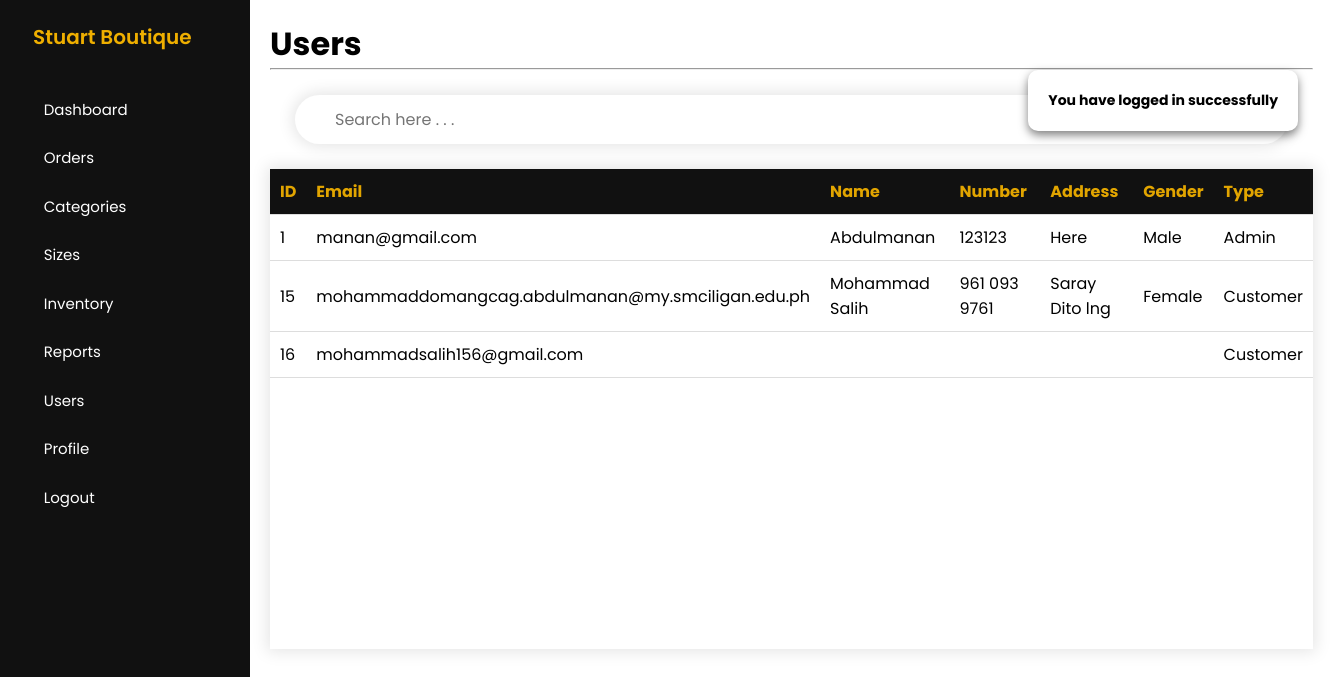
Page /admin/view-users.php (signed in) on the earlier database version.
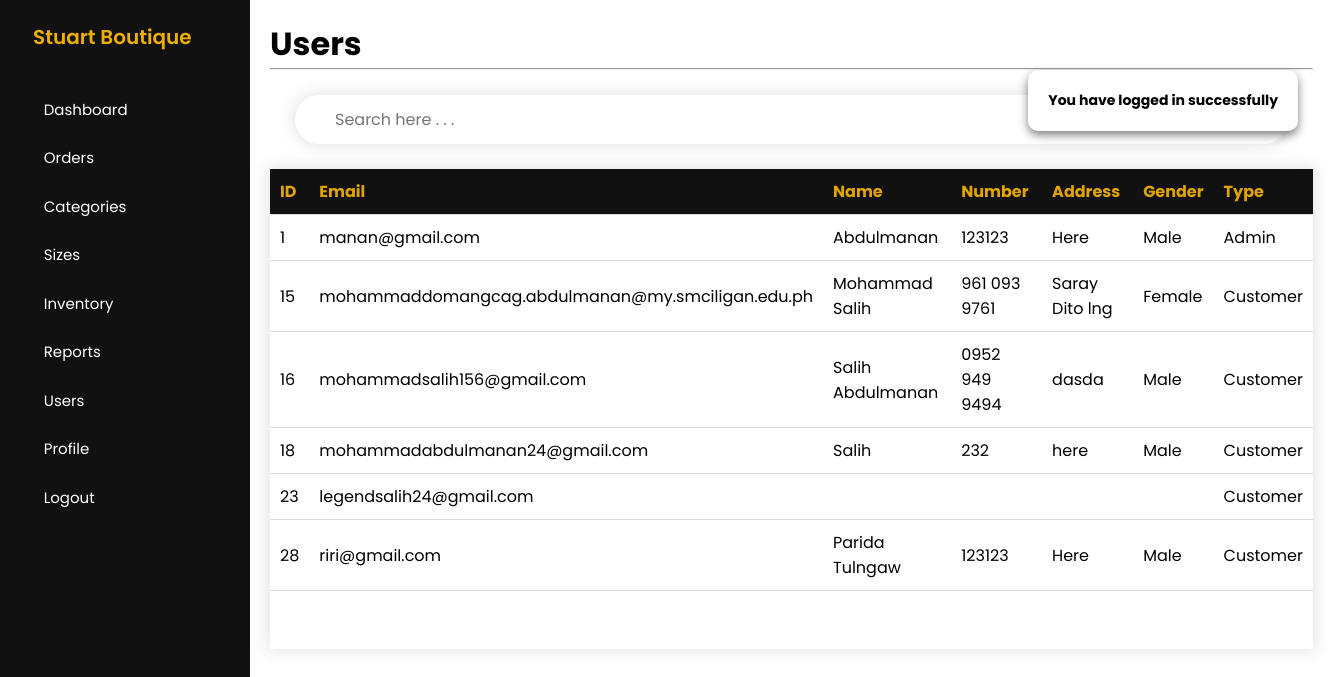
Same page on the later database version.
### tables this page shows
CREATE TABLE `users` (
  `userID` int(11) NOT NULL,
  `userFullname` varchar(255) DEFAULT NULL,
  `userNumber` varchar(20) DEFAULT NULL,
  `userAddress` varchar(255) DEFAULT NULL,
  `userGender` varchar(255) DEFAULT NULL,
  `userEmail` varchar(255) NOT NULL,
  `userPassword` varchar(255) NOT NULL,
  `userCode` int(255) DEFAULT NULL,
  `userType` tinyint(1) DEFAULT 0 COMMENT '0=customer, 1=admin'
);

### config/DatabaseConnection.php (called while the page is built, shortened)
<?php
    class DatabaseConnection
    {
        public function __construct()
        {
            $this->conn = new mysqli(HOSTNAME,USERNAME,PASSWORD,DATABASE);
        }
    }
?>

### admin/controllers/UsersController.php (called while the page is built, shortened)
<?php
    class UsersController
    {
        private $conn;
        public function __construct()
        {
            $db = new DatabaseConnection;
            $this->conn = $db->conn;
        }
        public function rows($row)
        {
            return $data = [
                'id' => $row['userID'],
                'fullname' => $row['userFullname'],
                'number' => $row['userNumber'],
                'address' => $row['userAddress'],
                'gender' => $row['userGender'],
                'email' => $row['userEmail'],
                'type' => $row['userType']
            ];
        }
        public function get()
        {
            $getDataQuery = "
                SELECT *
                FROM users
                ORDER BY userType=0
            ";
            $result = $this->conn->query($getDataQuery);
            if($result->num_rows > 0){
                return $result;
            }else{
                return false;
            }
        }
    }
?>

### admin/view-users.php (the view, shortened to what this page needs)
<?php
    include_once 'controllers/UsersController.php';
    $users = new UsersController;
    include 'includes/header.php';
    include 'includes/sidebar.php';
?>
<main>
    <h1>Users</h1>
    <hr>
    <div class="search-container">
        <input type="text" id="myInput" onkeyup="filterTable()" placeholder="Search here . . ." title="Type in a name">
    </div>
        <div class="table-container">
            <div class="scroll-table">
                <table class="child-table" id="inventoryTable">
                    <thead>
                        <tr>
                            <th>ID</th>
                            <th>Email</th>
                            <th>Name</th>
                            <th>Number</th>
                            <th>Address</th>
                            <th>Gender</th>
                            <th>Type</th>
                        </tr>
                    </thead>
                    <tbody>
                        <?php
                            $resultGet = $users->get();
                            if(!$resultGet){
                                showMessage('No Inventory Record Found');
                            }else{
                                foreach($resultGet as $inventoryRows) :
                                    $data = $users->rows($inventoryRows);
                        ?>
                        <tr>
                            <td>
                                <?= $data['id'] ?>
                            </td>
                            <td>
                                <?= $data['email'] ?>
                            </td>
                            <td>
                                <?= $data['fullname'] ?>
                            </td>
                            <td>
                                <?= $data['number'] ?>
                            </td>
                            <td>
                                <?= $data['address'] ?>
                            </td>
                            <td>
                                <?= $data['gender'] ?>
                            </td>
                            <td>
                                <?php
                                    if($data['type'] == 0){
                                        $type = 'Customer';
                                    }else{
                                        $type = 'Admin';
                                    }
                                ?>
                                <?= $type ?>
                            </td>
                        </tr>
                        <?php
                                endforeach;
                            }
                        ?>
                    </tbody>
                </table>
            </div>
        </div>
</main>
<?php include 'includes/footer.php'; ?>

### admin/includes/header.php (shortened to what this page needs)
<!DOCTYPE html>
<html lang="en">
<head>
    <link rel="stylesheet" href="https://cdnjs.cloudflare.com/ajax/libs/font-awesome/6.6.0/css/all.min.css" />
    <link rel="stylesheet" href="css/sidebar4.css?v=3.8">
</head>
<body>

### admin/includes/sidebar.php (shortened to what this page needs)
<?php if(isset($_SESSION['authenticated'])) : ?>
<?php
    $page = substr($_SERVER['SCRIPT_NAME'], strrpos($_SERVER['SCRIPT_NAME'], '/')+1);
?>
<div class="main-content">
    <aside id="sidebar">
        <?php if(isset($_SESSION['authenticated'])) : ?>
        <ul>
            <li>
                <span class="logo">Stuart Boutique</span>
                <button onclick="toggleSidebar()" id="toggle-btn">
                </button>
            </li>
            <li class="<?= $page == 'view-dashboard.php' ? 'active':'' ?>">
                <a href="view-dashboard.php">
                    <span>Dashboard</span>
                </a>
            </li>
            <li class="<?= $page == 'view-orders.php' ? 'active':'' ?>">
                <a href="view-order.php">
                    <span>Orders</span>
                </a>
            </li>
            <li>
                <button onclick="toggleSubMenu(this)" class="dropdown-btn">
                    <span>Categories</span>
                </button>
            </li>
            <li>
                <button onclick="toggleSubMenu(this)" class="dropdown-btn">
                    <span>Sizes</span>
                </button>
            </li>
            <li>
                <button onclick="toggleSubMenu(this)" class="dropdown-btn">
                    <span>Inventory</span>
                </button>
            </li>
            <li>
                <button onclick="toggleSubMenu(this)" class="dropdown-btn">
                    <span>Reports</span>
                </button>
            </li>
            <li>
                <button onclick="toggleSubMenu(this)" class="dropdown-btn">
                    <span>Users</span>
                </button>
            </li>
            <li class="<?= $page == 'view-profile.php' ? 'active':'' ?>">
                <a href="view-profile.php">
                    <span>Profile</span>
                </a>
            </li>
            <li>
                <form action="" method="post">
                    <button type="submit" name="logout-button" class="dropdown-btn">
                        <span>Logout</span>
                    </button>
                </form>
            </li>
        </ul>
        <?php
            endif;
        ?>
    </aside>
<?php endif; ?>

### admin/includes/footer.php (shortened to what this page needs)
<?php if(isset($_SESSION['authenticated'])) : ?>
</body>
</html>
<?php endif; ?>

### admin/css/sidebar4.css (style rules this page uses)
.search-container { padding: 25px 25px; align-items: center; display: flex; flex-direction: row; }
#myInput { width: 100%; font-size: 16px; padding: 12px 20px 12px 40px; border: none; outline: none; box-shadow: 0 0 15px 3px rgba(0, 0, 0, 0.1); border-radius: 25px; }
#sidebar { height: 100vh; width: 250px; padding: 5px 1em; background-color: #111; color: #fff; overflow-y: auto; overflow: hidden; text-wrap: nowrap; position: sticky; top: 0; align-self: start; transition: 300ms ease-in-out; }
#sidebar ul { list-style: none; }
#sidebar a, #sidebar .dropdown-btn, #sidebar .logo { border-radius: .5em; padding: .85em; text-decoration: none; color: #fff; display: flex; align-items: center; gap: 1em; font-size: 15px; }
.dropdown-btn { width: 100%; text-align: left; background: none; border: none; font: inherit; cursor: pointer; }
#sidebar a span, #sidebar .dropdown-btn span { flex-grow: 1; }

### admin/css/table8.css (style rules this page uses)
.table-container { flex: 2; }
.scroll-table { height: 480px; overflow-y: auto; background-color: #fff; box-shadow: 0 0 15px 3px rgba(0, 0, 0, 0.1); }
.child-table { border-collapse: collapse; width: 100%; background-color: #fff; }
.child-table th { position: sticky; top: 0; }
.child-table th, .child-table td { border-bottom: 1px solid #ddd; padding: 10px; text-align: left; }
.child-table th { background-color: #111; color: #E2A500; box-shadow: 0 0 15px 3px rgba(0, 0, 0, 0.1); }

Differences in the rows shown:
changed users "mohammadsalih156@gmail.com": userFullname (not shown) → "Salih Abdulmanan"; userNumber (not shown) → "0952 949 9494"; userAddress (not shown) → "dasda"; userGender (not shown) → "Male"
added users: userID "18", userEmail "mohammadabdulmanan24@gmail.com", userFullname "Salih", userNumber "232", userAddress "here", userGender "Male", userType "Customer"
added users: userID "23", userEmail "legendsalih24@gmail.com", userType "Customer"
added users: userID "28", userEmail "riri@gmail.com", userFullname "Parida Tulngaw", userNumber "123123", userAddress "Here", userGender "Male", userType "Customer"
